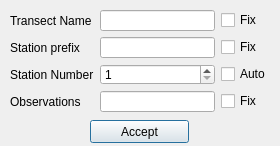
<?xml version="1.0" encoding="UTF-8"?>
<ui version="4.0">
 <class>manualNamesDialog</class>
 <widget class="QDialog" name="manualNamesDialog">
  <property name="windowModality">
   <enum>Qt::WindowModal</enum>
  </property>
  <property name="geometry">
   <rect>
    <x>0</x>
    <y>0</y>
    <width>280</width>
    <height>146</height>
   </rect>
  </property>
  <property name="windowTitle">
   <string>Manual Station naming</string>
  </property>
  <property name="modal">
   <bool>true</bool>
  </property>
  <widget class="QPushButton" name="pushButton">
   <property name="geometry">
    <rect>
     <x>90</x>
     <y>120</y>
     <width>99</width>
     <height>23</height>
    </rect>
   </property>
   <property name="text">
    <string>Accept</string>
   </property>
  </widget>
  <widget class="QWidget" name="layoutWidget">
   <property name="geometry">
    <rect>
     <x>10</x>
     <y>10</y>
     <width>261</width>
     <height>102</height>
    </rect>
   </property>
   <layout class="QGridLayout" name="mainLayout">
    <item row="0" column="0">
     <widget class="QLabel" name="transectLabel">
      <property name="text">
       <string>Transect Name</string>
      </property>
     </widget>
    </item>
    <item row="0" column="1">
     <widget class="QLineEdit" name="transectText"/>
    </item>
    <item row="0" column="2">
     <widget class="QCheckBox" name="fixTransectCheck">
      <property name="focusPolicy">
       <enum>Qt::NoFocus</enum>
      </property>
      <property name="text">
       <string>Fix</string>
      </property>
     </widget>
    </item>
    <item row="1" column="0">
     <widget class="QLabel" name="stationLabel">
      <property name="text">
       <string>Station prefix</string>
      </property>
     </widget>
    </item>
    <item row="1" column="1">
     <widget class="QLineEdit" name="stationText"/>
    </item>
    <item row="1" column="2">
     <widget class="QCheckBox" name="fixStationCheck">
      <property name="focusPolicy">
       <enum>Qt::NoFocus</enum>
      </property>
      <property name="text">
       <string>Fix</string>
      </property>
     </widget>
    </item>
    <item row="2" column="0">
     <widget class="QLabel" name="stnNumberLabel">
      <property name="text">
       <string>Station Number</string>
      </property>
     </widget>
    </item>
    <item row="3" column="0">
     <widget class="QLabel" name="observationsLabel">
      <property name="text">
       <string>Observations</string>
      </property>
     </widget>
    </item>
    <item row="3" column="1">
     <widget class="QLineEdit" name="observationsText">
      <property name="text">
       <string/>
      </property>
     </widget>
    </item>
    <item row="3" column="2">
     <widget class="QCheckBox" name="fixObservationCheck">
      <property name="focusPolicy">
       <enum>Qt::NoFocus</enum>
      </property>
      <property name="text">
       <string>Fix</string>
      </property>
     </widget>
    </item>
    <item row="2" column="1">
     <widget class="QSpinBox" name="stnNumberText">
      <property name="minimum">
       <number>1</number>
      </property>
      <property name="maximum">
       <number>999</number>
      </property>
      <property name="value">
       <number>1</number>
      </property>
     </widget>
    </item>
    <item row="2" column="2">
     <widget class="QCheckBox" name="autoNumberCheck">
      <property name="focusPolicy">
       <enum>Qt::NoFocus</enum>
      </property>
      <property name="text">
       <string>Auto</string>
      </property>
     </widget>
    </item>
   </layout>
  </widget>
 </widget>
 <tabstops>
  <tabstop>pushButton</tabstop>
  <tabstop>transectText</tabstop>
  <tabstop>stationText</tabstop>
  <tabstop>observationsText</tabstop>
 </tabstops>
 <resources/>
 <connections>
  <connection>
   <sender>pushButton</sender>
   <signal>clicked()</signal>
   <receiver>manualNamesDialog</receiver>
   <slot>accept()</slot>
   <hints>
    <hint type="sourcelabel">
     <x>152</x>
     <y>131</y>
    </hint>
    <hint type="destinationlabel">
     <x>236</x>
     <y>126</y>
    </hint>
   </hints>
  </connection>
 </connections>
</ui>
